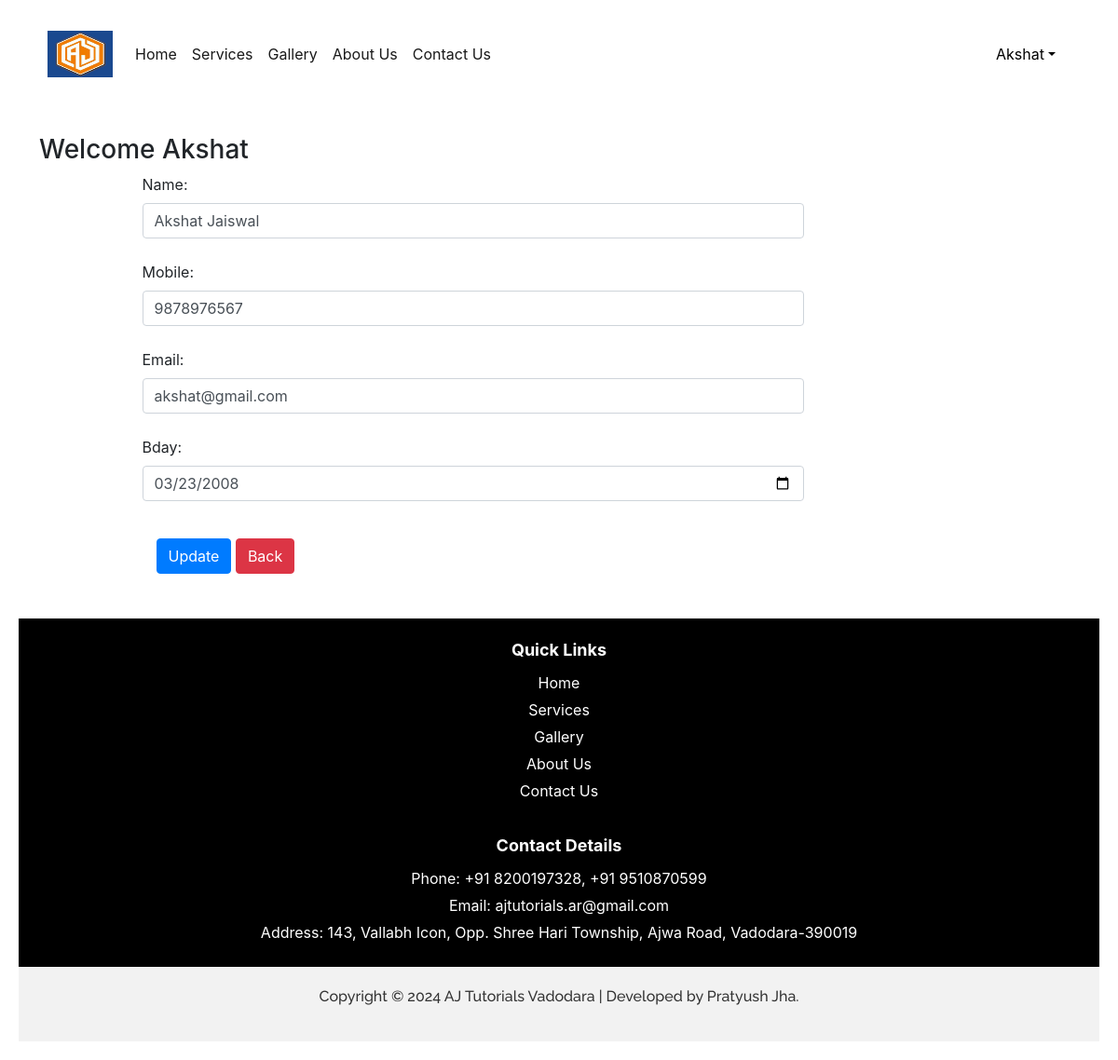
The page /updateData/2 (signed in) on the database its author committed.
### coachingapp/models.py (models this page shows, shortened)
class Customer(models.Model):
    user=models.ForeignKey(User,on_delete=models.CASCADE)
    name=models.CharField(max_length=40)
    mobile=models.IntegerField(
        validators=[
            MinValueValidator(0000000000),
            MaxValueValidator(9999999999)
        ]
    )
    email=models.EmailField(max_length=50)
    bday = models.DateField(null=True, blank=True)

### coachingapp/views.py (the view, shortened to what this page needs)
# urls.py: path("updateData/<int:pk>",views.updateData.as_view(),name="updateData"),
@method_decorator(login_required,name='dispatch')
class updateData(View):
    def get(self,request,pk):
        dat=Customer.objects.get(pk=pk)
        form=CustomerProfileForm(instance=dat)
        return render(request,"updateData.html",locals())

### coachingapp/forms.py
class CustomerProfileForm(forms.ModelForm):
    class Meta:
        model=Customer
        fields=['name','mobile','email','bday']
        widgets={
            'name':forms.TextInput(attrs={'class':'form-control'}),
            'mobile':forms.NumberInput(attrs={'class':'form-control'}),
            'email':forms.EmailInput(attrs={'class':'form-control'}),
            'bday': forms.DateInput(attrs={'class':'form-control', 'type':'date'}),
        }

### coachingapp/templates/updateData.html (shortened to what this page needs)
{% extends 'base.html' %}
{% load static %}
{% block update-content %}
 <div class="container my-5">
    <div class="row">
        <h3>Welcome <span class="text-capitalize">{{request.user}}</span></h3>
    </div>
    <div class="col-sm-8 offset-sm-1">
        <form action="" method="post">
           {% for fm in form %}
               {{fm.label_tag}} {{fm}} <small class="text-danger">{{fm.errors|striptags}}</small><br>
           {% endfor %}
           <div class="col-12 mt-3">
             <button type="submit" class="btn btn-primary">Update</button>
             <a href="{% url 'data' %}" type="button" class="btn btn-danger">Back</a>
           </div>
        </form>
    </div>
</div>
{% endblock update-content %}

### coachingapp/templates/base.html (shortened to what this page needs)
<!DOCTYPE html>
<html lang="en">
{% load static %}
<head>
  <link href="https://cdn.jsdelivr.net/npm/bootstrap@5.3.0-alpha2/dist/css/bootstrap.min.css" rel="stylesheet">
  <link href="https://cdn.jsdelivr.net/npm/bootstrap@5.3.0/dist/css/bootstrap.min.css" rel="stylesheet">
  <link rel="stylesheet" href="{% static 'css/styles.css' %}">
  <link href="https://cdn.jsdelivr.net/npm/bootstrap@5.3.0-alpha1/dist/css/bootstrap.min.css" rel="stylesheet">
</head>
<body>
  <nav class="navbar navbar-expand-lg navbar-light cool-navbar">
    <div class="container-fluid">
      <a class="navbar-brand" href="#">
        <img src="{% static "images/aj_tutorial_logo.jpg" %}" width="70" height="50"/>
      </a>
      <div class="collapse navbar-collapse" id="navbarSupportedContent">
        <ul class="navbar-nav me-auto mb-2 mb-lg-0">
          {% if request.user.is_authenticated %}
          <li class="nav-item">
            <a class="nav-link active" aria-current="page" href="{% url 'home' %}">Home</a>
          </li>
          <li class="nav-item">
            <a class="nav-link active" aria-current="page" href="{% url 'services' %}">Services</a>
          </li>
          <li class="nav-item">
            <a class="nav-link active" href="{% url 'gallery' %}">Gallery</a>
          </li>
          <li class="nav-item">
            <a class="nav-link active" href="{% url 'about' %}">About Us</a>
          </li>
          <li class="nav-item">
            <a class="nav-link active" href="{% url 'contact' %}">Contact Us</a>
          </li>
        </ul>
      </div>
      <ul class="navbar-nav me-auto mb-2 mb-lg-0">
        <li class="nav-item dropdown mx-2">
          <a class="nav-link dropdown-toggle text-black" href="#"
          id="profileDropdown" role="button" data-bs-toggle="dropdown" aria-expanded="false">{{request.user}}</a>
        </li>
        {% endif %}
      </ul>
    </div>
  </nav>
  {% block update-content %}{% endblock update-content %}
  <div class="black-box">
    <div class="section-heading">Quick Links</div>
    <div class="link-item"><a href="{% url 'home' %}">Home</a></div>
    <div class="link-item"><a href="{% url 'services' %}">Services</a></div>
    <div class="link-item"><a href="{% url 'gallery' %}">Gallery</a></div>
    <div class="link-item"><a href="{% url 'about' %}">About Us</a></div>
    <div class="link-item"><a href="{% url 'contact' %}">Contact Us</a></div>
    <hr>
    <div class="section-heading">Contact Details</div>
    <div class="contact-item">Phone: +91 8200197328, +91 9510870599</div>
    <div class="contact-item">Email: ajtutorials.ar@gmail.com</div>
    <div class="contact-item">Address: 143, Vallabh Icon, Opp. Shree Hari Township, Ajwa Road, Vadodara-390019</div>
  </div>
  <footer class="footer">
    <div class="container">
      <p>Copyright © 2024 AJ Tutorials Vadodara | Developed by Pratyush Jha.</p>
    </div>
  </footer>
  <link rel="stylesheet" href="https://maxcdn.bootstrapcdn.com/bootstrap/4.0.0/css/bootstrap.min.css">
  <link rel="stylesheet" href="https://stackpath.bootstrapcdn.com/bootstrap/4.3.1/css/bootstrap.min.css">
</body>
</html>

### coachingapp/static/css/styles.css (style rules this page uses)
@media only screen and (min-width: 601px) { body { font-size: 18px; padding: 20px; } }

### coachingapp/templates/base.html (style rules this page uses)
.cool-navbar { background-color: #ffffff; color: #ffffff; }
.black-box { background-color: #000; color: #fff; padding: 20px; text-align: center; margin: 50px auto; margin-top: 20px; width: 100%; margin-bottom: 0%; }
.section-heading { font-weight: bold; font-size: 18px; margin-bottom: 10px; }
.link-item, .contact-item { margin-bottom: 5px; }
.link-item a { color: #fff; text-decoration: none; }
hr { border: none; border-top: 1px solid #fff; margin: 10px auto; width: 80%; }
.footer { background-color: #f2f2f2; color: #333; padding: 20px; text-align: center; font-family: 'Raleway', sans-serif; font-weight:500; }

### rows shown on the page
Customer: form "Akshat Jaiswal" "9878976567" "akshat@gmail.com" "03/23/2008"

### other values the page prints
{{ request.user }} "Akshat"
{{ fm.label_tag }} "Name:" "Mobile:" "Email:" "Bday:"
